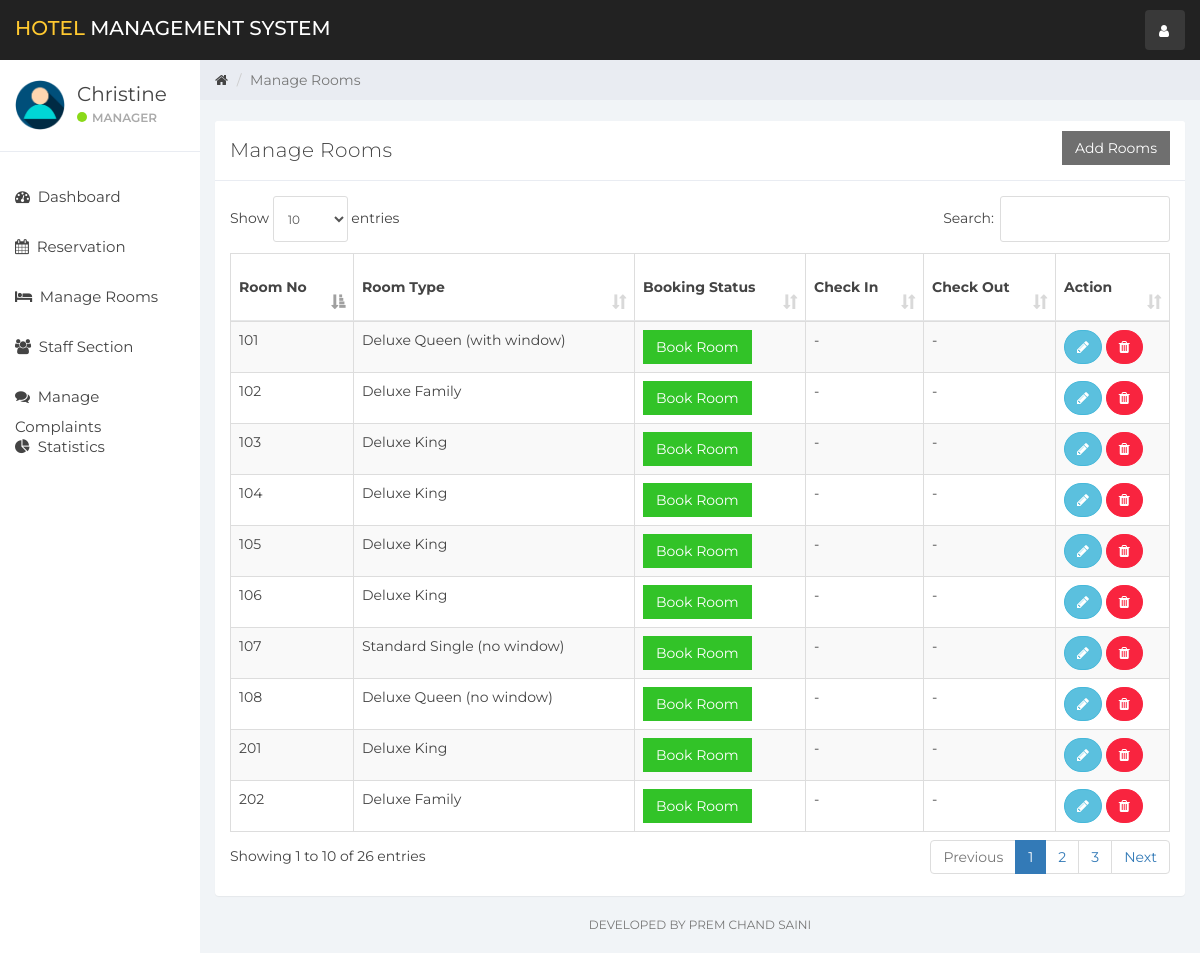
The app's page / (signed in) with its own data.
### tables this page shows
CREATE TABLE `user` (
  `id` int(11) NOT NULL,
  `name` varchar(100) NOT NULL,
  `username` varchar(15) NOT NULL,
  `email` varchar(100) NOT NULL,
  `password` varchar(100) NOT NULL,
  `created_at` timestamp NOT NULL DEFAULT current_timestamp()
);

CREATE TABLE `room` (
  `room_id` int(10) NOT NULL,
  `room_type_id` int(10) NOT NULL,
  `room_no` varchar(10) NOT NULL,
  `status` tinyint(1) DEFAULT NULL,
  `check_in_status` tinyint(1) NOT NULL,
  `check_out_status` tinyint(1) NOT NULL,
  `deleteStatus` tinyint(1) DEFAULT 0
);

CREATE TABLE `room_type` (
  `room_type_id` int(10) NOT NULL,
  `room_type` varchar(100) NOT NULL,
  `price` int(10) NOT NULL,
  `max_person` int(10) NOT NULL
);

### room_mang.php (the view, shortened to what this page needs)
<div class="col-sm-9 col-sm-offset-3 col-lg-10 col-lg-offset-2 main">
    <div class="row">
        <ol class="breadcrumb">
            <li><a href="#">
                    <em class="fa fa-home"></em>
                </a></li>
            <li class="active">Manage Rooms</li>
        </ol>
    </div>
    <br>
    <div class="row">
        <div class="col-lg-12">
        </div>
    </div>
    <div class="row">
        <div class="col-lg-12">
            <div class="panel panel-default">
                <div class="panel-heading">Manage Rooms
                    <button class="btn btn-secondary pull-right" style="border-radius:0%" data-toggle="modal" data-target="#addRoom">Add Rooms</button>
                </div>
                <div class="panel-body">
                    <table class="table table-striped table-bordered table-responsive" cellspacing="0" width="100%"
                           id="rooms">
                        <thead>
                        <tr>
                            <th>Room No</th>
                            <th>Room Type</th>
                            <th>Booking Status</th>
                            <th>Check In</th>
                            <th>Check Out</th>
                            <th>Action</th>
                        </tr>
                        </thead>
                        <tbody>
                        <?php
                        $room_query = "SELECT * FROM room NATURAL JOIN room_type WHERE deleteStatus = 0";
                        $rooms_result = mysqli_query($connection, $room_query);
                        if (mysqli_num_rows($rooms_result) > 0) {
                            while ($rooms = mysqli_fetch_assoc($rooms_result)) { ?>
                                <tr>
                                    <td><?php echo $rooms['room_no'] ?></td>
                                    <td><?php echo $rooms['room_type'] ?></td>
                                    <td>
                                        <?php
                                        if ($rooms['status'] == 0) {
                                            echo '<a href="index.php?reservation&room_id=' . $rooms['room_id'] . '&room_type_id=' . $rooms['room_type_id'] . '" class="btn btn-success" style="border-radius:0%">Book Room</a>';
                                        } else {
                                            echo '<a href="#" class="btn btn-danger" style="border-radius:0%">Booked</a>';
                                        }
                                        ?>
                                    <td>
                                        <?php
                                        if ($rooms['status'] == 1 && $rooms['check_in_status'] == 0) {
                                            echo '<button class="btn btn-warning" id="checkInRoom"  data-id="' . $rooms['room_id'] . '" data-toggle="modal" style="border-radius:0%" data-target="#checkIn">Check In</button>';
                                        } elseif ($rooms['status'] == 0) {
                                            echo '-';
                                        } else {
                                            echo '<a href="#" class="btn btn-danger" style="border-radius:0%">Checked In</a>';
                                        }
                                        ?>
                                    </td>
                                    <td>
                                        <?php
                                        if ($rooms['status'] == 1 && $rooms['check_in_status'] == 1) {
                                            echo '<button class="btn btn-primary" style="border-radius:0%" id="checkOutRoom" data-id="' . $rooms['room_id'] . '">Check Out</button>';
                                        } elseif ($rooms['status'] == 0) {
                                            echo '-';
                                        }
                                        ?>
                                    </td>
                                    <td>
                                        <button title="Edit Room Information" style="border-radius:60px;" data-toggle="modal"
                                                data-target="#editRoom" data-id="<?php echo $rooms['room_id']; ?>"
                                                id="roomEdit" class="btn btn-info"><i class="fa fa-pencil"></i></button>
                                        <a href="ajax.php?delete_room=<?php echo $rooms['room_id']; ?>"
                                           class="btn btn-danger" style="border-radius:60px;" onclick="return confirm('Are you Sure?')"><i
                                                    class="fa fa-trash" alt="delete"></i></a>
                                    </td>
                                </tr>
                            <?php }
                        } else {
                            echo "No Rooms";
                        }
                        ?>
                        </tbody>
                    </table>
                </div>
            </div>
        </div>
    </div>
    <div class="row">
        <div class="col-sm-12">
        <p class="back-link">Developed By Prem Chand Saini</p>
        </div>
    </div>
</div>

### header.php (shortened to what this page needs)
<!DOCTYPE html>
<html>
<head>
    <link href="css/bootstrap.min.css" rel="stylesheet">
    <link href="css/font-awesome.min.css" rel="stylesheet">
    <link href="css/datepicker3.css" rel="stylesheet">
    <link href="css/dataTables.bootstrap.min.css" rel="stylesheet">
    <link href="css/styles.css" rel="stylesheet">
</head>
<body>
<nav class="navbar navbar-custom navbar-fixed-top" role="navigation">
    <div class="container-fluid">
        <div class="navbar-header">
            <a class="navbar-brand" href="index.php?dashboard"><span>Hotel </span>Management System</a>
            <ul class="nav navbar-top-links navbar-right">
                <li class="dropdown"><a class="dropdown-toggle count-info" data-toggle="dropdown" href="#">
                        <em class="fa fa-user"></em>
                    </a>
                </li>
            </ul>
        </div>
    </div>
</nav>

### sidebar.php (shortened to what this page needs)
<div id="sidebar-collapse" class="col-sm-3 col-lg-2 sidebar">
    <div class="profile-sidebar">
        <div class="profile-userpic">
            <img src="img/user.png" class="img-responsive" alt="">
        </div>
        <div class="profile-usertitle">
            <div class="profile-usertitle-name"><?php echo $user['name'];?></div>
            <div class="profile-usertitle-status"><span class="indicator label-success"></span>Manager</div>
        </div>
    </div>
    <ul class="nav menu">
    <?php
        if (isset($_GET['dashboard'])){ ?>
            <li class="active">
                <a href="index.php?dashboard"><em class="fa fa-dashboard">&nbsp;</em>
                    Dashboard
                </a>
            </li>
        <?php } else{?>
            <li>
                <a href="index.php?dashboard"><em class="fa fa-dashboard">&nbsp;</em>
                    Dashboard
                </a>
            </li>
        <?php }
        if (isset($_GET['reservation'])){ ?>
            <li class="active">
            <a href="index.php?reservation"><em class="fa fa-calendar">&nbsp;</em>
                    Reservation
                </a>
            </li>
        <?php } else{?>
            <li>
            <a href="index.php?reservation"><em class="fa fa-calendar">&nbsp;</em>
                    Reservation
                </a>
            </li>
        <?php }
        if (isset($_GET['room_mang'])){ ?>
            <li class="active">
                <a href="index.php?room_mang"><em class="fa fa-bed">&nbsp;</em>
                    Manage Rooms
                </a>
            </li>
        <?php } else{?>
            <li>
            <a href="index.php?room_mang"><em class="fa fa-bed">&nbsp;</em>
                    Manage Rooms
                </a>
            </li>
        <?php }
        if (isset($_GET['staff_mang'])){ ?>
            <li class="active">
                <a href="index.php?staff_mang"><em class="fa fa-users">&nbsp;</em>
                    Staff Section
                </a>
            </li>
        <?php } else{?>
            <li>
                <a href="index.php?staff_mang"><em class="fa fa-users">&nbsp;</em>
                    Staff Section
                </a>
            </li>
        <?php }
        if (isset($_GET['complain'])){ ?>
            <li class="active">
                <a href="index.php?complain"><em class="fa fa-comments">&nbsp;</em>
                    Manage Complaints
                </a>
            </li>
        <?php } else{?>
            <li>
                <a href="index.php?complain"><em class="fa fa-comments">&nbsp;</em>
                    Manage Complaints
                </a>
            </li>
        <?php }
        ?>
        <?php
        if (isset($_GET['statistics'])){ ?>
            <li class="active">
                <a href="index.php?statistics"><em class="fa fa-pie-chart">&nbsp;</em>
                    Statistics
                </a>
            </li>
        <?php } else{?>
        <li>
            <a href="index.php?statistics"><em class="fa fa-pie-chart">&nbsp;</em>
                Statistics
            </a>
        </li>
<?php }?>
    </ul>
</div>

### index.php (shortened to what this page needs)
<?php
include_once "db.php";
if (isset($_SESSION['user_id'])){
    $user_id = $_SESSION['user_id'];
    $userQuery = "SELECT * FROM user WHERE id = '$user_id'";
    $result = mysqli_query($connection, $userQuery);
    $user = mysqli_fetch_assoc($result);
}else{
    header('Location:login.php');
}
include_once "header.php";
include_once "sidebar.php";
if (isset($_GET['room_mang'])){
    include_once "room_mang.php";
}
elseif (isset($_GET['dashboard'])){
    include_once "dashboard.php";
}
elseif (isset($_GET['reservation'])){
    include_once "reservation.php";
}
elseif (isset($_GET['staff_mang'])){
    include_once "staff_mang.php";
}
elseif (isset($_GET['add_emp'])){
    include_once "add_emp.php";
}
elseif (isset($_GET['complain'])){
    include_once "complain.php";
}
elseif (isset($_GET['statistics'])){
    include_once "statistics.php";
}
elseif (isset($_GET['emp_history'])){
    include_once "emp_history.php";
}
else{
    include_once "room_mang.php";
}
include_once "footer.php";

### footer.php (shortened to what this page needs)
</body>
</html>

### css/styles.css (style rules this page uses)
body { background: #f1f4f7; padding-top: 60px; font-size: 14px; color: #444444; font-family: "Montserrat", "Helvetica Neue", Helvetica, Arial, sans-serif; }
p { color: #777; }
a, a:hover, a:focus { color: #444444; }
.navbar-custom { background: #222; height: 60px; }
.navbar-header .navbar-brand { color: #fff; font-size: 20px; text-transform: uppercase; font-weight: 500; height: 60px; padding-top: 18px; }
.navbar-header .navbar-brand span { color: #ffc930; }
.dropdown { background: rgba(255, 255, 255, 0.1); float: left; margin: 10px 8px; padding: 0px; border-radius: 4px; }
.dropdown a.dropdown-toggle { color: #fff; height: 40px; width: 40px; padding-top: 11px; padding-left: 9px; }
.navbar-top-links li:last-child { margin-right: 15px; }
.dropdown em { margin: 0 5px; }
.btn-secondary, .btn-secondary:hover, .btn-secondary:focus, .btn-secondary:active, .btn-secondary.active, .open > .dropdown-toggle.btn-secondary, .btn-secondary.disabled, .btn-secondary[disabled], fieldset[disabled] .btn-secondary, .btn-secondary.disabled:hover, .btn-secondary[disabled]:hover, fieldset[disabled] .btn-secondary:hover, .btn-secondary.disabled:focus, .btn-secondary[disabled]:focus, fieldset[disabled] .btn-secondary:focus, .btn-secondary.disabled:active, .btn-secondary[disabled]:active, fieldset[disabled] .btn-secondary:active, .btn-secondary.disabled.active, .btn-secondary[disabled].active, fieldset[disabled] .btn-secondary.active { background-color: #6f6f6f; border-color: #6f6f6f; color: white; }
.btn-success, .btn-success:hover, .btn-success:focus, .btn-success:active, .btn-success.active, .open > .dropdown-toggle.btn-success, .btn-success.disabled, .btn-success[disabled], fieldset[disabled] .btn-success, .btn-success.disabled:hover, .btn-success[disabled]:hover, fieldset[disabled] .btn-success:hover, .btn-success.disabled:focus, .btn-success[disabled]:focus, fieldset[disabled] .btn-success:focus, .btn-success.disabled:active, .btn-success[disabled]:active, fieldset[disabled] .btn-success:active, .btn-success.disabled.active, .btn-success[disabled].active, fieldset[disabled] .btn-success.active { background-color: #32c328; border-color: #32c328; }
.btn-danger, .btn-danger:hover, .btn-danger:focus, .btn-danger:active, .btn-danger.active, .open > .dropdown-toggle.btn-danger, .btn-danger.disabled, .btn-danger[disabled], fieldset[disabled] .btn-danger, .btn-danger.disabled:hover, .btn-danger[disabled]:hover, fieldset[disabled] .btn-danger:hover, .btn-danger.disabled:focus, .btn-danger[disabled]:focus, fieldset[disabled] .btn-danger:focus, .btn-danger.disabled:active, .btn-danger[disabled]:active, fieldset[disabled] .btn-danger:active, .btn-danger.disabled.active, .btn-danger[disabled].active, fieldset[disabled] .btn-danger.active { background-color: #f9243f; border-color: #f9243f; }
.label-success { background-color: #8ad919; }
.panel { border: 0; }
.panel-heading { font-size: 20px; font-weight: 300; letter-spacing: 0.025em; height: 60px; line-height: 38px; }
.panel-default .panel-heading { background: #fff; border-bottom: 1px solid #e9ecf2; color: #444444; }
.navbar { border: 0; }
.sidebar { display: block; padding: 0; display: none; box-shadow: none; background: #fff; }
.sidebar ul { margin: 20px 0px; }
@media (min-width: 768px) { .sidebar { display: block; position: fixed; top: 60px; bottom: 0; left: 0; z-index: 1000; display: block; margin: 0; padding: 0; overflow-x: hidden; overflow-y: auto; } }
@media (min-width: 768px) { .navbar-header { width: 100%; } }
.sidebar ul.nav li a { height: 50px; font-size: 15px; line-height: 2em; color: #444444; }
.profile-sidebar { padding: 10px 0; border-bottom: 1px solid #e9ecf2; }
.indicator { width: 10px; height: 10px; display: inline-block; border-radius: 9999px; margin-right: 5px; }
.profile-userpic img { float: left; margin: 10px 0px 0px 15px; width: 50px; height: 50px; border-radius: 9999px !important; }
.profile-usertitle { float: left; text-align: left; margin: 10px 0 0 12px; }
.profile-usertitle-name { font-size: 20px; margin-bottom: 0px; }
.profile-usertitle-status { text-transform: uppercase; color: #aaa; font-size: 12px; font-weight: 600; margin-bottom: 15px; }
.breadcrumb { border-radius: 0; padding: 10px 15px 10px 15px; background: #e9ecf2; margin: 0; }
.table { background: #fff; }
.table > thead > tr > th { border-bottom: 1px solid #e6e7e8; vertical-align: middle; height: 50px; }
p.back-link { text-align: center; margin-bottom: 20px; font-size: 12px; text-transform: uppercase; }

### records on screen
user: name "Christine"
room: room_no "101", room_type.room_type "Deluxe Queen (with window)"
room: room_no "102", room_type.room_type "Deluxe Family"
room: room_no "103", room_type.room_type "Deluxe King"
room: room_no "104", room_type.room_type "Deluxe King"
room: room_no "105", room_type.room_type "Deluxe King"
room: room_no "106", room_type.room_type "Deluxe King"
room: room_no "107", room_type.room_type "Standard Single (no window)"
room: room_no "108", room_type.room_type "Deluxe Queen (no window)"
room: room_no "201", room_type.room_type "Deluxe King"
room: room_no "202", room_type.room_type "Deluxe Family"
